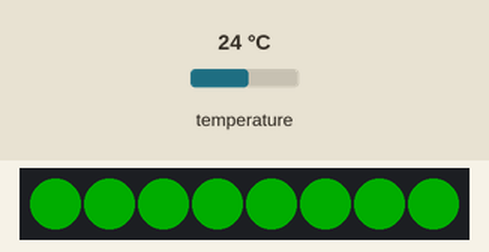
This program was run on a simulated BBC micro:bit running MicroPython. On the bench: 8 RGB LEDs in strip order, left to right. Inputs (shaded band) come from the test bench; at power-on: temperature 24 °C. Dim RGB values are drawn brighter than linear.

Above: at 1.2 s.
1.3 s: temperature set to 29.6 °C
3.2 s: temperature set to 30.7 °C
At 4.5 s:
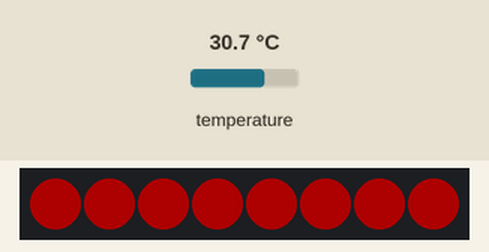
5.5 s: temperature set to 12 °C
At 7.2 s:
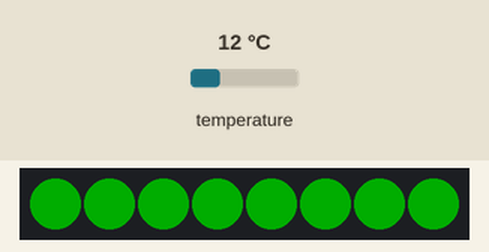
7.5 s: temperature set to 33 °C
At 8.9 s:
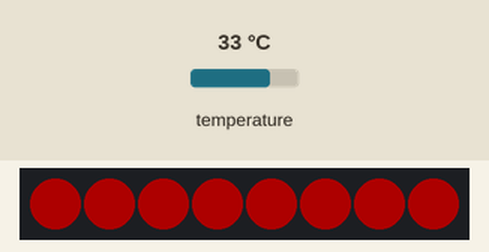
Timing chart, 0 to 10.5 s (numbered marks = the images above; inputs shaded):
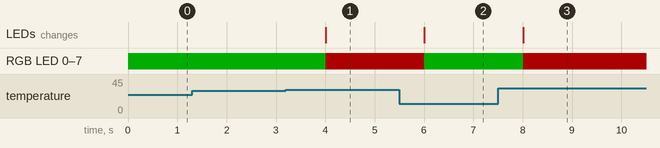

The program:

temp_example.py
```python
from microbit import *
import neopixel

# Please tag us if used!
# We'd love to see what you make:
# @ScienceOxford

lights = neopixel.NeoPixel(pin16, 8)

red = (50, 0, 0)
orange = (50, 25, 0)
yellow = (40, 50, 0)
green = (0, 50, 0)
blue = (0, 0, 50)
indigo = (50, 0, 25)
violet = (50, 0, 50)
white = (50, 50, 50)

colours = [red, orange, yellow, green, blue, indigo, violet, white]

while True:
    temp = temperature()
    if temp >= 30:
        colour = red
    if temp < 30:
        colour = green
    for pixel in range(0, 8):
        lights[pixel] = colour
    lights.show()
    sleep(1000)
```

Measured:
- the behaviour switches between 29.9 and 30 °C on temperature (found by bisection; images 0 and 1)
- after the input at 1.3 s, every drawn part: stays the same
- after the input at 3.2 s, RGB LED 0–7: RGB(0, 50, 0) → RGB(50, 0, 0) after 0.80 s; the LEDs: change after 0.80 s (image 1)
- after the input at 5.5 s, RGB LED 0–7: RGB(50, 0, 0) → RGB(0, 50, 0) after 0.51 s; the LEDs: change after 0.51 s (image 2)
- after the input at 7.5 s, RGB LED 0–7: RGB(0, 50, 0) → RGB(50, 0, 0) after 0.51 s; the LEDs: change after 0.51 s (image 3)
